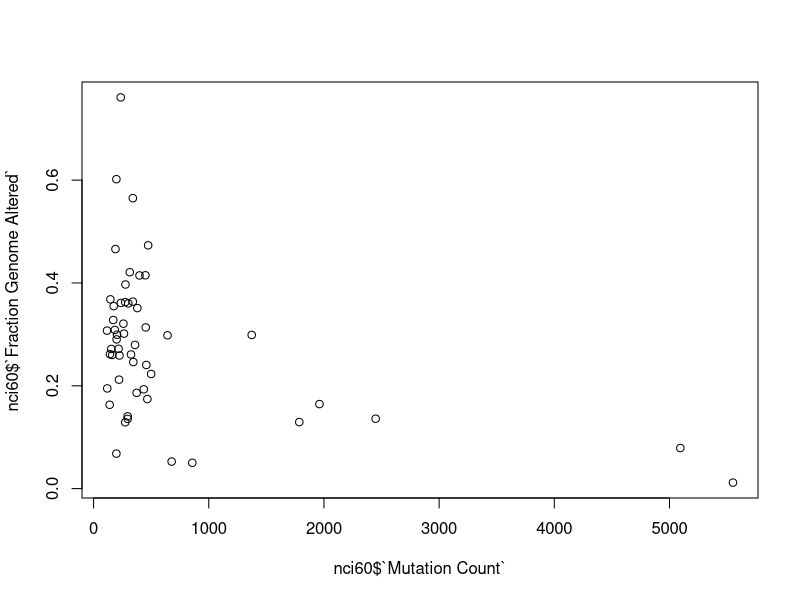

Write the R code that produced this figure.
## ---- chunk 1
sum(mtcars$cyl == 8)
## ---- chunk 2
library(tidyverse)
table(starwars$hair_color)
table(starwars$eye_color)
starwars[(starwars$hair_color == "blond" | starwars$hair_color == "blonde") & starwars$eye_color == "blue", ]
## ---- chunk 3
typeof(starwars)
starwars$height <- starwars$height / 100
starwars
typeof(starwars)
## ---- chunk 4
# type of height column changed from integer to double

# convert back to centimetres
starwars$height <- starwars$height * 100
typeof(starwars)

# after converting back the height column is still a double
# converting back to an integer

starwars$height <- as.integer(starwars$height)
starwars
typeof(starwars)
## ---- chunk 5
six_sided_die <- 1:6
rolls <- sample(six_sided_die, size = 1000, replace = TRUE)
sum(rolls == 6)
## ---- chunk 6
1000 / 6
## ---- chunk 7
# re-running the simulation gives different numbers of sixes each time

# re-running for larger sample size
number_of_rolls <- 100000
number_of_rolls / 6
rolls <- sample(1:6, size = number_of_rolls, replace = TRUE)
sum(rolls == 6)
## ---- chunk 8
prob_six <- 0.1
prob_not_six <- 1.0 - prob_six
prob_other <- prob_not_six / 5

number_of_rolls <- 100000
number_of_rolls * prob_six

# long-winded
#rolls <- sample(1:6, size = number_of_rolls, replace = TRUE, prob = c(prob_other, prob_other, prob_other, prob_other, prob_other, prob_six))

# using rep() instead
rolls <- sample(1:6, size = number_of_rolls, replace = TRUE, prob = c(rep(prob_other, 5), prob_six))
sum(rolls == 6)
## ---- chunk 9
metabric <- read_tsv("brca_metabric_clinical_data.tsv")
metabric

table(metabric$Cellularity)
table(metabric$`3-Gene classifier subtype`)

sum(metabric$Cellularity == "High")
metabric$Cellularity
sum(metabric$Cellularity == "High" & !is.na(metabric$Cellularity))
sum(metabric$Cellularity == "High", na.rm = TRUE)

sum(is.na(metabric$`3-Gene classifier subtype`))

sum(metabric$Cellularity == "High" & !is.na(metabric$Cellularity) & is.na(metabric$`3-Gene classifier subtype`))

sum(metabric$Cellularity == "High" & is.na(metabric$`3-Gene classifier subtype`), na.rm = TRUE)

# note dplyr filter that we'll introduce in a couple of weeks is much easier and
# handles the missing value more like how we'd expect
## ---- chunk 10
library(readxl)

nci60 <- read_excel("cellline_nci60_clinical_data.xlsx", na = "NA")
# need to comment on the na argument when reading data in (blanks assigned to NA
# by default, not "NA" strings)

nci60

# summary of each variable
summary(nci60)

# note that categorical variables are not factors so would need converting
# using as.factor() or for this to be specified when reading the data in
# nevertheless we can run table() on these
table(nci60$`Cancer Type`)

# scatter plot to see if there is a relationship between the number of point
# mutations and the fraction of the genome altered
plot(nci60$`Mutation Count`, nci60$`Fraction Genome Altered`)
